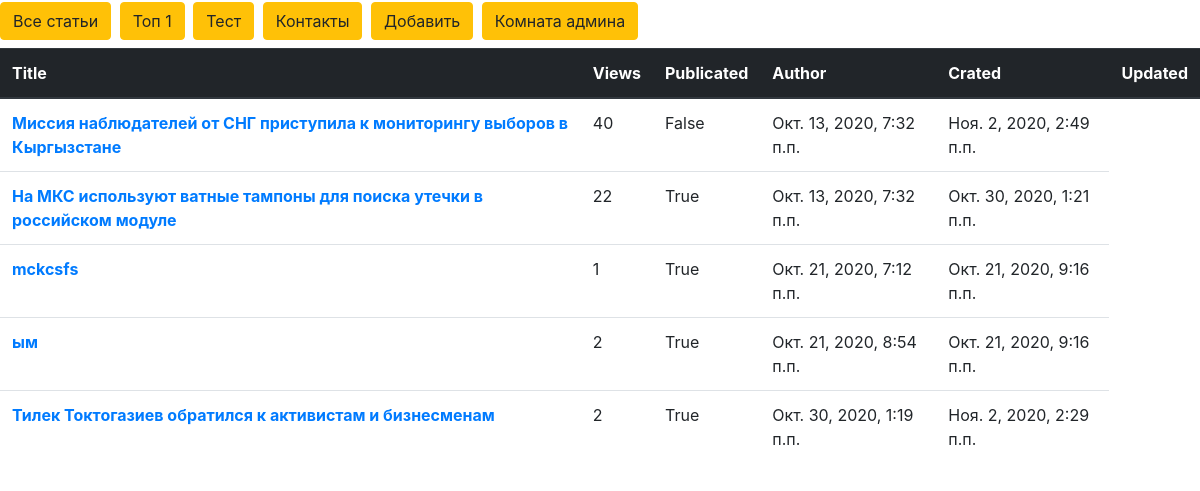
The page / on the database its author committed.
### core/models.py (models this page shows)
class Article(models.Model):
    title = models.CharField(max_length=255)
    text = models.TextField(verbose_name="Текст статьи")
    views = models.IntegerField(default=0)
    created_date = models.DateTimeField(
        auto_now_add=True, null=True, )
    updated_date = models.DateTimeField(
        auto_now=True, null=True, )
    publicated = models.BooleanField(default=True)
    short_description = models.TextField(
        null = True, blank=True, verbose_name="Краткое описание" )
    author = models.ForeignKey(
        to=User,
        on_delete=models.SET_NULL,
        null=True, blank=False,
        verbose_name="Автор",
        related_name="created_article"
    )
    readers = models.ManyToManyField(
        to=User,
        blank=True,
        verbose_name="Читатели",
        related_name="readed_article"
    )
    rating = models.DecimalField(
        max_digits=8,
        decimal_places=2,
        default=0,
    )

### core/views.py (the view)
# urls.py: path("", homepage, name="home"),
def homepage(request):
    articles = Article.objects.all()
    return render(request, "home.html", {"articles": articles})

### core/templates/home.html
{% extends 'base.html' %}
{% block menu %}
    <h2>
        <a href="{% url 'articles' %}"><button class="btn btn-warning">Все статьи</button></a>
        <a href="{% url 'top' %}"><button class="btn btn-warning">Топ 1</button></a>
        <a href="{% url 'test' %}"><button class="btn btn-warning">Тест</button></a>
        <a href="{% url 'contacts' %}"><button class="btn btn-warning">Контакты</button></a>
        <a href="{% url 'add' %}"><button class="btn btn-warning">Добавить</button></a>
        <a href="http://127.0.0.1:8000/admin/"><button class="btn btn-warning">Комната админа</button><a/>
    </h2>
{% endblock %}
{% block content %}
    <table class="table" >
        <thead class="thead-dark">
            <tr>
                <th scope="col">Title</th>
                <th scope="col">Views</th>
                <th scope="col">Publicated</th>
                <th scope="col">Author</th>
                <th scope="col">Crated</th>
                <th scope="col">Updated</th>
            </tr>
        </thead>
        <tbody>
            {% for article in articles %}
            <tr>
                <td><a href="{% url 'article' article.id %}" class="alert-link">{{ article.title }}</a></td>
                <td>{{ article.views }}</td>
                <td>{{ article.publicated }}</td>
                <td>{{ article.created_date }}</td>
                <td>{{ article.updated_date }}</td>
            </tr>
            {% endfor %}
        </tbody>
    </table>
{% endblock %}

### core/templates/base.html (shortened to what this page needs)
{% load static %}
<!DOCTYPE html>
<html lang="en">
<head>
    <link rel="stylesheet" href="https://stackpath.bootstrapcdn.com/bootstrap/4.1.3/css/bootstrap.min.css">
    <link rel="stylesheet" href="{% static 'css/mystyle.css' %}">
</head>
<body>
    {% block menu %}{% endblock %}
    {% block content %}
    {% endblock %}
</body>
</html>

### core/static/css/mystyle.css (style rules this page uses)
a { text-decoration: none; }

### rows shown on the page
Article: title "Миссия наблюдателей от СНГ приступила к мониторингу выборов в Кыргызстане", views "40", publicated "False", created_date "Окт. 13, 2020, 7:32 п.п.", updated_date "Ноя. 2, 2020, 2:49 п.п."
Article: title "На МКС используют ватные тампоны для поиска утечки в российском модуле", views "22", publicated "True", created_date "Окт. 13, 2020, 7:32 п.п.", updated_date "Окт. 30, 2020, 1:21 п.п."
Article: title "mckcsfs", views "1", publicated "True", created_date "Окт. 21, 2020, 7:12 п.п.", updated_date "Окт. 21, 2020, 9:16 п.п."
Article: title "ым", views "2", publicated "True", created_date "Окт. 21, 2020, 8:54 п.п.", updated_date "Окт. 21, 2020, 9:16 п.п."
Article: title "Тилек Токтогазиев обратился к активистам и бизнесменам", views "2", publicated "True", created_date "Окт. 30, 2020, 1:19 п.п.", updated_date "Ноя. 2, 2020, 2:29 п.п."
